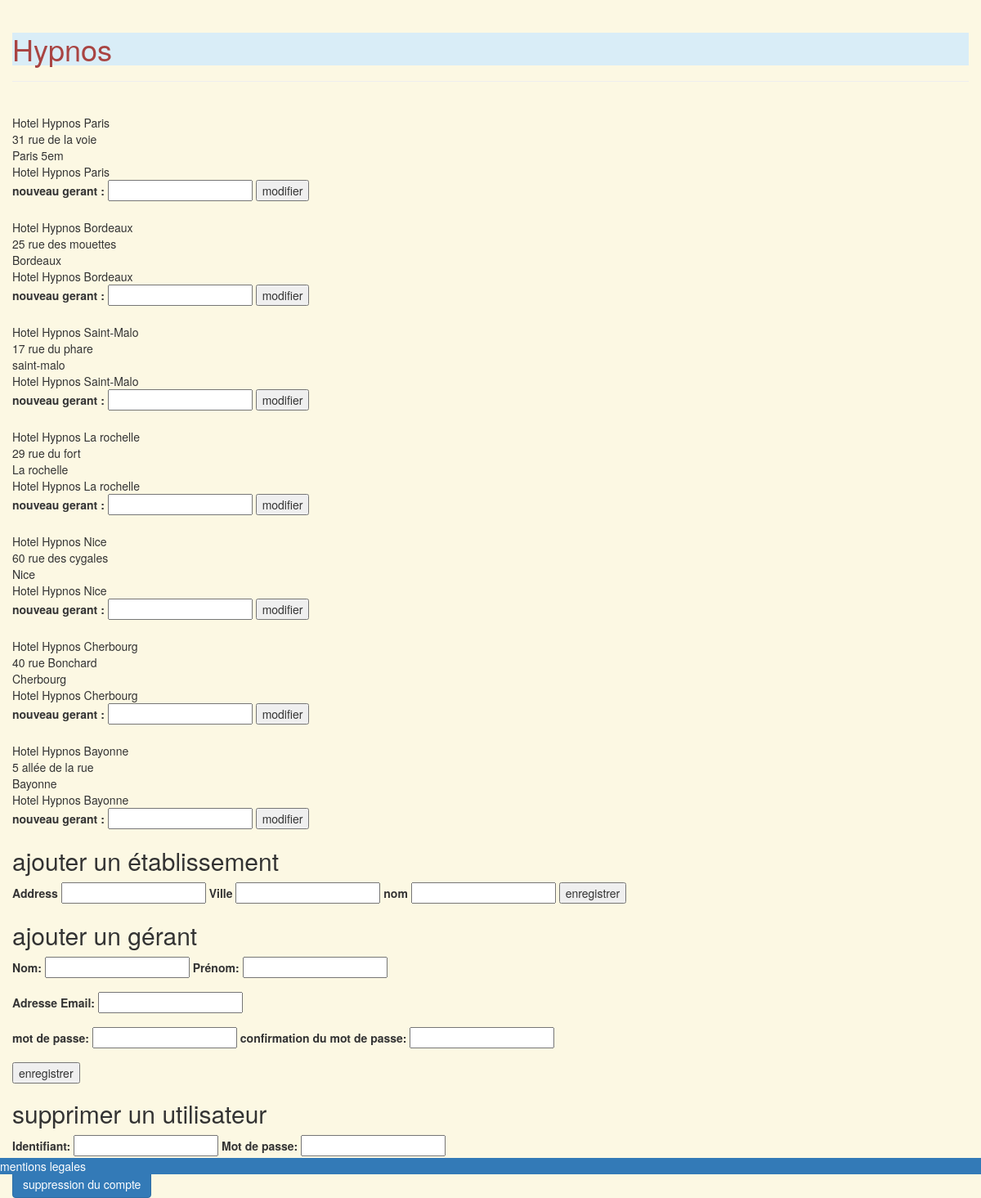
/Front/pageAdmin.php, run on the app's committed database.
### tables this page shows
CREATE TABLE IF NOT EXISTS Establishment(
  ID INTEGER NOT NULL AUTO_INCREMENT,
  Address VARCHAR(250) NOT NULL,
  City VARCHAR(250) NOT NULL,
  Name VARCHAR(250) NOT NULL,
  Manager INTEGER NOT NULL,
  FOREIGN KEY(Manager) REFERENCES User(ID),
  PRIMARY KEY(ID)
);

### Back/DisplayEstablishment.php (the view, shortened to what this page needs)
<?php
include_once 'ConnectToDatabase.php';
$sql = 'SELECT* FROM Establishment';
$result = mysqli_query($conn, $sql);
$establishments = mysqli_fetch_all($result, MYSQLI_ASSOC);
foreach($establishments as $establishment){
    echo $establishment['Name'].'</br>';
    echo $establishment['Address'].'</br>';
    echo $establishment['City'].'</br>';
    echo $establishment['Name'].'</br>';
    require "formModifyEstablishment.php";
   }

### Back/formModifyEstablishment.php (shortened to what this page needs)
<form method="POST" action="../back/scriptModifyEstablishment.php"enctype="multipart/form-data">
    <label>nouveau gerant :</label>
    <input name="Manager" type="number">
    <button type="submit">modifier</button>
</form>

### data on the page
establishment: Name "Hotel Hypnos Paris", Address "31 rue de la voie", City "Paris 5em"
establishment: Name "Hotel Hypnos Bordeaux", Address "25 rue des mouettes", City "Bordeaux"
establishment: Name "Hotel Hypnos Saint-Malo", Address "17 rue du phare", City "saint-malo"
establishment: Name "Hotel Hypnos La rochelle", Address "29 rue du fort", City "La rochelle"
establishment: Name "Hotel Hypnos Nice", Address "60 rue des cygales", City "Nice"
establishment: Name "Hotel Hypnos Cherbourg", Address "40 rue Bonchard", City "Cherbourg"
establishment: Name "Hotel Hypnos Bayonne", Address "5 allée de la rue", City "Bayonne"
